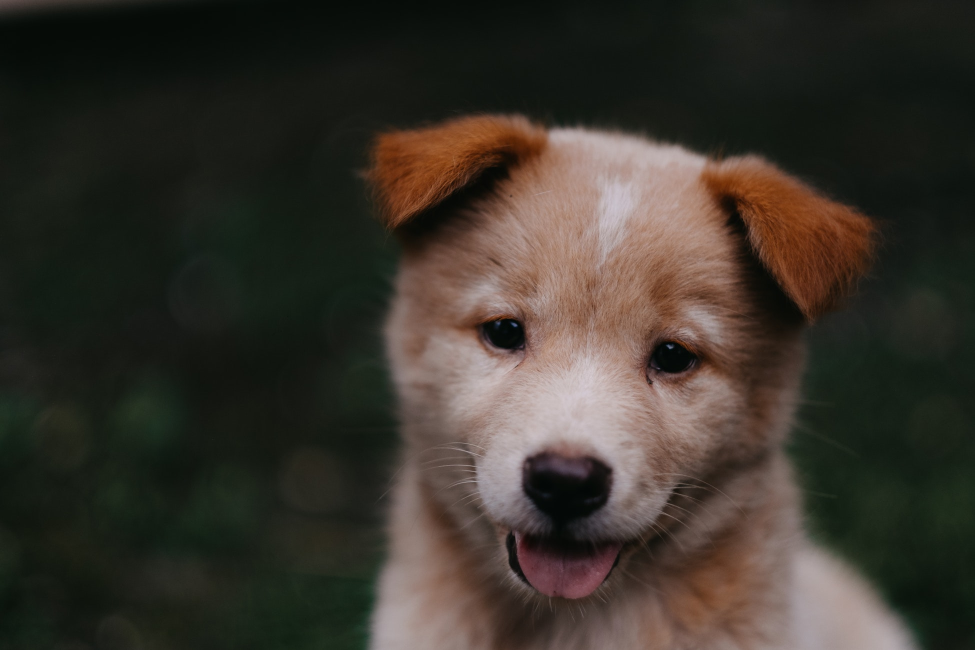
#> input picture DATA/00-puppy.jpg, 1950 x 1300 px (shown at 1/2 size); the run also reads 1 picture not shown here
$ jupyter execute --allow-errors '02 Image Basics with OpenCV.ipynb'   (shell and % lines are left out)
#> lines starting #> are read from the running program, lines starting #| are printed output that depends on the picture; after the words box and inside, x2 and y2 are one past the last pixel; in counts of white or black regions, pixels touching at a corner belong together
# IMAGE BASICS WITH OPENCV

[cell 1]
import numpy as np
import matplotlib.pyplot as plt

[cell 2]
import cv2

[cell 3]
img = cv2.imread('./DATA/00-puppy.jpg')
#> img is the input picture: shape (1300, 1950, 3); mean B, G, R 43.8, 51.8, 57.3

[cell 4]
type(img)

#### WARNING! Make sure to provide the correct path like we do in our notebooks! ALWAYS confirm that your file path is correct before posting a question on this.

[cell 5]
img = cv2.imread('wrong/path/doesnot/csdfkhjsgdgy.jpg')

[cell 6]
type(img)

------------

[cell 7]
img = cv2.imread('./DATA/00-puppy.jpg')

[cell 8]
type(img)

[cell 9]
img

[cell 10]
img.shape
#> Out = (1300, 1950, 3)

[cell 11]
plt.imshow(img)

The image has been correctly loaded by openCV as a numpy array, but the color of each pixel has been sorted as BGR.
Matplotlib's plot expects an RGB image so, for a correct display of the image, it is necessary to swap those channels.
This operation can be done either by using openCV conversion functions cv2.cvtColor() or by working directly with the numpy array.

[cell 12]
# MATPLOTLIB ---> R,G,B
# OPENCV ---> B, G, R

[cell 13]
fix_img = cv2.cvtColor(img,cv2.COLOR_BGR2RGB)

[cell 14]
plt.imshow(fix_img)

[cell 15]
img_gray = cv2.imread('./DATA/00-puppy.jpg', cv2.IMREAD_GRAYSCALE)
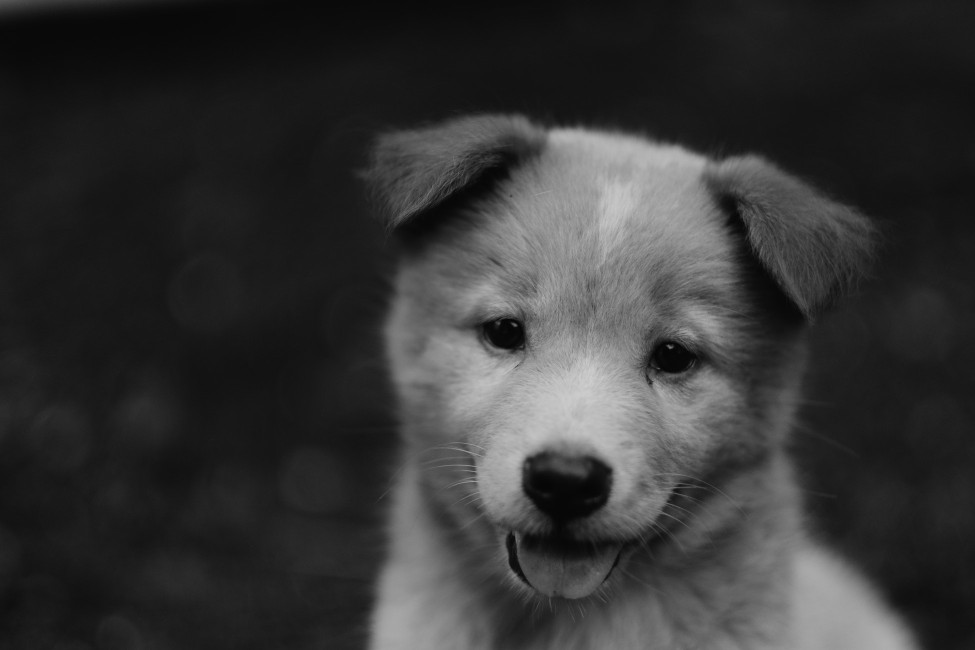
#> img_gray: shape (1300, 1950) (shown at 1/2 size); min 1, max 209, mean 52.6

[cell 16]
img_gray.shape
#> Out = (1300, 1950)

[cell 17]
img_gray

[cell 18]
img_gray.max()
#> Out = 209

[cell 19]
img_gray.min()
#> Out = 1

[cell 20]
plt.imshow(img_gray)

[cell 21]
plt.imshow(img_gray, cmap = 'gray')

[cell 22]
plt.imshow(img_gray, cmap = 'magma')

[cell 23]
img

[cell 24]
plt.imshow(fix_img)

### Resize Images

[cell 25]
fix_img.shape
#> Out = (1300, 1950, 3)

[cell 26]
new_img = cv2.resize(fix_img,(1000,400))

[cell 27]
plt.imshow(new_img)

#### By ratio

[cell 28]
w_ratio = 0.8
h_ratio = 0.2

[cell 29]
new_img = cv2.resize(fix_img, (0,0), fix_img, w_ratio, h_ratio)
#> new_img: shape (260, 1560, 3)

[cell 30]
plt.imshow(new_img)

[cell 31]
new_img.shape
#> Out = (260, 1560, 3)

[cell 32]
260*5

### Flipping Images

[cell 33]
new_img = cv2.flip(fix_img, 0)
#> new_img: shape (1300, 1950, 3)

[cell 34]
plt.imshow(new_img)

[cell 35]
new_img = cv2.flip(fix_img, 1)
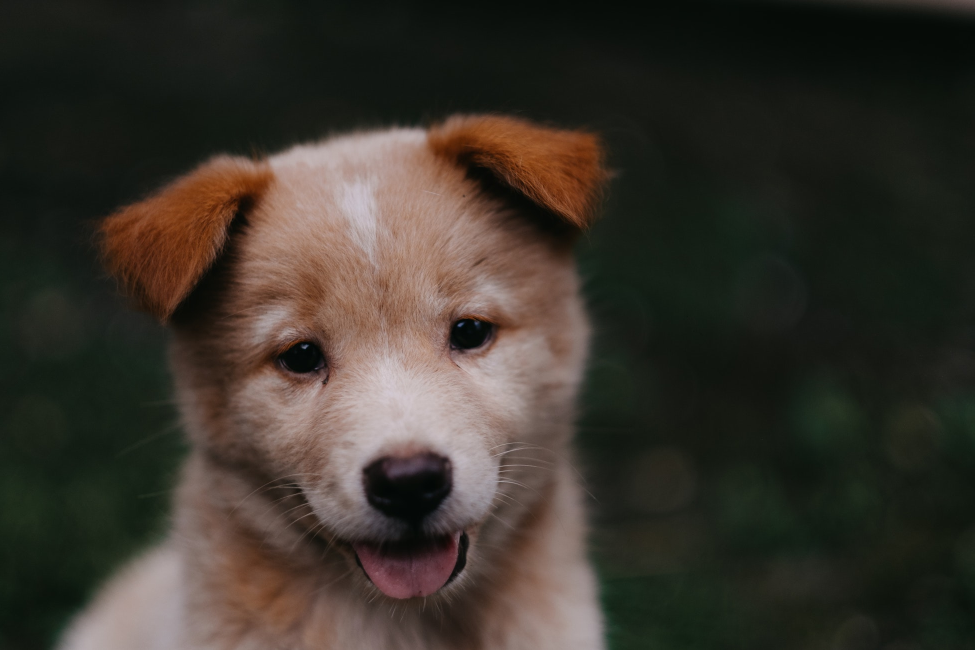
#> new_img: shape (1300, 1950, 3) (shown at 1/2 size); mean R, G, B 57.3, 51.8, 43.8

[cell 36]
plt.imshow(new_img)

[cell 37]
new_img = cv2.flip(fix_img, -1)
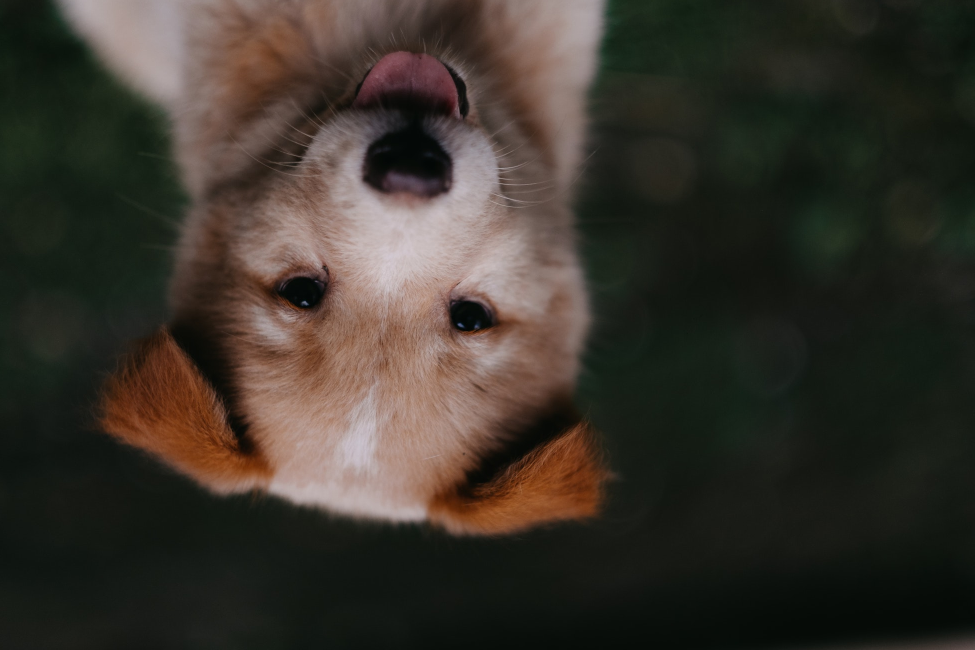
#> new_img: shape (1300, 1950, 3) (shown at 1/2 size); mean R, G, B 57.3, 51.8, 43.8

[cell 38]
plt.imshow(new_img)

------------

### Saving Image Files

[cell 39]
type(fix_img)

[cell 40]
cv2.imwrite('new.jpg', fix_img)
#> Out = True

### Larger Displays in the Notebook

[cell 41]
fig = plt.figure(figsize = (10,8))
ax = fig.add_subplot(111)
ax.imshow(fix_img)

[cell 42]
fig = plt.figure(figsize = (2,2))
ax = fig.add_subplot(111)
ax.imshow(fix_img)

----------------

## Opening Image files with OpenCV

OpenCV can open images in separate outside windows when you run a .py script. Keep in mind, at the moment, this often doesn't work with the iPython kernel in a Jupyter notebook for some complex reasons. (It's an open issue on the github page since solutions stil vary drastically depending on the user's OS).

Let's explore how we can use Open CV to open files in a separate window. Typically you would run these sort of commands as a script! So we've also included a .py script that goes along with this lecture.

[cell 43]
import cv2

img = cv2.imread('DATA/00-puppy.jpg')

cv2.imshow('Puppy', img)

cv2.waitKey()

[cell 44]
print('new')

[cell 45]
import cv2

img = cv2.imread('DATA/00-puppy.jpg')
new_img = cv2.resize(img, (0,0), img, 0.5, 0.5)
#> new_img: shape (650, 975, 3)

while True:
    cv2.imshow('Puppy', new_img)

    # If we've waited atleast 1 ms AND we've pressed Esc
    if cv2.waitKey(1) & 0xFF == 27:
#> (key Esc is pressed here)
        break


cv2.destroyAllWindows()

----------------------

## Drawing on Images

[cell 46]
import cv2
import numpy as np

import matplotlib.pyplot as plt

[cell 47]
blank_img = np.zeros(shape = (512, 512, 3), dtype = np.int16)

[cell 48]
blank_img.shape

[cell 49]
plt.imshow(blank_img)

-----
### Shapes
----

#### Rectangles

* img Image.
* pt1 Vertex of the rectangle.
* pt2 Vertex of the rectangle opposite to pt1 .
* color Rectangle color or brightness (grayscale image).
* thickness Thickness of lines that make up the rectangle. Negative values, like #FILLED,mean that the function has to draw a filled rectangle.
* lineType Type of the line. See #LineTypes
* shift Number of fractional bits in the point coordinates.

[cell 50]
cv2.rectangle(blank_img, pt1 = (384,10), pt2 = (500,150), color = (0,255,0), thickness = 10)

[cell 51]
plt.imshow(blank_img)

[cell 52]
cv2.rectangle(blank_img, pt1 = (200,200), pt2 = (300,300), color = (0,0,255), thickness = 10)
#> blank_img: shape (512, 512, 3) int16; mean of channels 0, 1, 2 0, 5.4, 4.2

Let's practice by drawing a blue rectangle in the middle of the image.

[cell 53]
plt.imshow(blank_img)

#### Circles

[cell 54]
cv2.circle(img=blank_img, center = (100,100), radius = 50, color = (255,0,0), thickness = 8)
#> blank_img: shape (512, 512, 3) int16; mean of channels 0, 1, 2 2.7, 5.4, 4.2

[cell 55]
plt.imshow(blank_img)

#### Filled In

[cell 56]
cv2.circle(img=blank_img, center = (400,400), radius = 50, color = (255,255,0), thickness = -1)
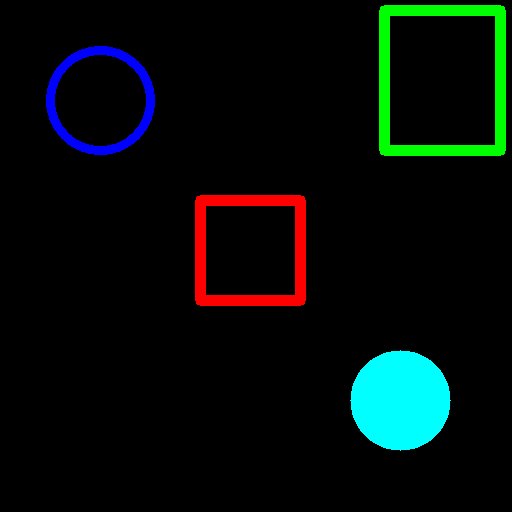
#> blank_img: shape (512, 512, 3) int16; mean of channels 0, 1, 2 10.4, 13.1, 4.2; drawn as B, G, R
plt.imshow(blank_img)

[cell 57]
cv2.circle(img=blank_img, center=(400,400), radius=50, color=(255,255,0), thickness=-1)

#### Lines

[cell 58]
cv2.line(blank_img, pt1 = (0,0), pt2 = (512,512), color = (102, 255, 255), thickness = 5)
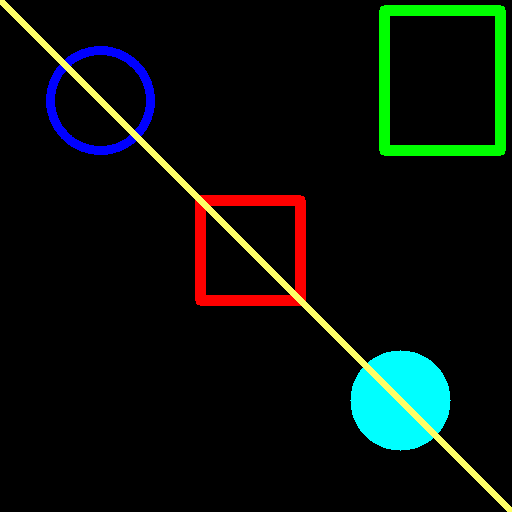
#> blank_img: shape (512, 512, 3) int16; 1.75% of pixels changed, all inside (x1, y1, x2, y2) = (0, 0, 512, 512); drawn as B, G, R

[cell 59]
plt.imshow(blank_img)

#### Text

[cell 60]
font = cv2.FONT_HERSHEY_SIMPLEX
cv2.putText(blank_img,text = 'Hello, I am Ansh', org = (10,500), fontFace = font, fontScale = 2, color = (255, 255, 255),
           thickness = 3, lineType = cv2.LINE_AA)
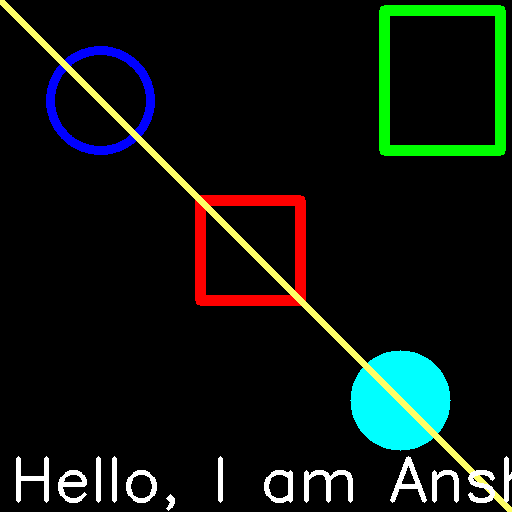
#> blank_img: shape (512, 512, 3) int16; 1.86% of pixels changed, all inside (x1, y1, x2, y2) = (16, 456, 512, 511); drawn as B, G, R
plt.imshow(blank_img)

#### Polygons

To draw a polygon, first you need coordinates of vertices. Make those points into an array of shape ROWSx1x2 where ROWS are number of vertices and it should be of type int32.

[cell 61]
new_blank_img = np.zeros(shape = (512, 512, 3), dtype = np.int32)

[cell 62]
plt.imshow(new_blank_img)

[cell 63]
vert = np.array([[100,300], [200,200], [400,300], [200,400]], dtype = np.int32)

[cell 64]
vert

[cell 65]
vert.shape

[cell 66]
pts = vert.reshape((-1,1,2))

[cell 67]
vert.shape

[cell 68]
pts.shape

[cell 69]
pts

[cell 70]
cv2.polylines(new_blank_img, [pts], isClosed = True, color = (255,0,0), thickness = 5)

[cell 71]
plt.imshow(new_blank_img)
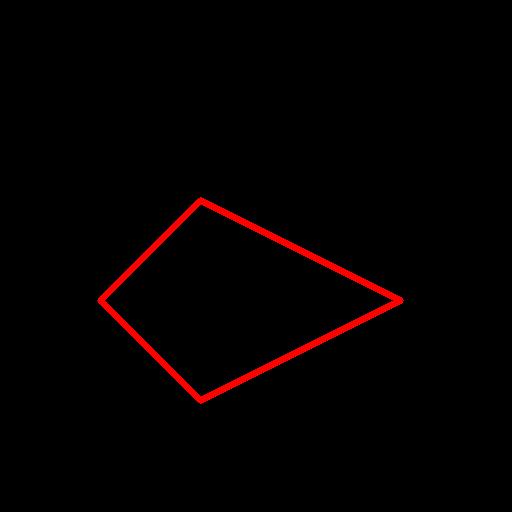
#> shown: shape (512, 512, 3); mean R, G, B 4.7, 0, 0

## Drawing with the mouse

## NOTE: THESE SHOULD ALL BE RUN AS A .py SCRIPT. View video for full details.

### SCRIPT 1: Connecting a Function for Drawing
##### Connecting Callback Functions

[cell 72]
import cv2
import numpy as np

#################
###  FUNCTION ###
#################

# Create a function based on a CV2 Event (Left button click)
def draw_circle(event, x, y, flags, param):
    #pass
    if event == cv2.EVENT_LBUTTONDOWN:
        cv2.circle(img,(x,y), 100, (0,255,0), -1)

# This names the window so we can reference it
cv2.namedWindow(winname = 'my_drawing')
# Connects the mouse button to our callback function
cv2.setMouseCallback('my_drawing', draw_circle)

###############################
## SHOWING IMAGE WITH OPENCV ##
###############################

# Create a black image
img = np.zeros((512,512,3))

while True:
    # Shows the image window
    cv2.imshow('my_drawing', img)
    # EXPLANATION FOR THIS LINE OF CODE:
    # https://stackoverflow.com/questions/35372700/whats-0xff-for-in-cv2-waitkey1/39201163
    if cv2.waitKey(20) & 0xFF == 27:
#> (key Esc is pressed here)
        break;

# Once script is done, its usually good practice to call this line
# It closes all windows (just in case you have multiple windows called)
cv2.destroyAllWindows()

### SCRIPT 2: Adding Functionality with Event Choices
##### Adding Functionality through Event Choices

[cell 73]
import cv2
import numpy as np

#################
###  FUNCTION ###
#################

# Create a function based on a CV2 Event (Left button click)
def draw_circle(event, x, y, flags, param):
    #pass
    if event == cv2.EVENT_LBUTTONDOWN:
        cv2.circle(img,(x,y), 100, (0,255,0), -1)

    elif event == cv2.EVENT_RBUTTONDOWN:
        cv2.circle(img,(x,y), 100, (0,0,255), -1)

# This names the window so we can reference it
cv2.namedWindow(winname = 'my_drawing')
# Connects the mouse button to our callback function
cv2.setMouseCallback('my_drawing', draw_circle)

###############################
## SHOWING IMAGE WITH OPENCV ##
###############################

# Create a black image
img = np.zeros((512,512,3))

while True:
    # Shows the image window
    cv2.imshow('my_drawing', img)
    # EXPLANATION FOR THIS LINE OF CODE:
    # https://stackoverflow.com/questions/35372700/whats-0xff-for-in-cv2-waitkey1/39201163
    if cv2.waitKey(20) & 0xFF == 27:
#> (key Esc is pressed here)
        break;
# Once script is done, its usually good practice to call this line
# It closes all windows (just in case you have multiple windows called)
cv2.destroyAllWindows()

### SCRIPT 3: Dragging with Mouse
##### Dragging the mouse for functionality

[cell 74]
import cv2
import numpy as np

#################
### VARIABLES ###
#################

# True while mouse button down, False while mouse button up
# Create a function based on a CV2 Event (Left button click)
drawing = False
ix, iy = -1,-1


#################
###  FUNCTION ###
#################

# Create a function based on a CV2 Event (Left button click)
def draw_rectange(event, x, y, flags, params):
    #pass
    global ix, iy, drawing

    if event == cv2.EVENT_LBUTTONDOWN:
        # When you click DOWN with left mouse button drawing is set to True
        drawing= True
        # Then we take note of where that mouse was located
        ix, iy = x, y

    elif event == cv2.EVENT_MOUSEMOVE:
        # Now the mouse is moving
        if drawing == True:
            # If drawing is True, it means you've already clicked on the left mouse button
            # We draw a rectangle from the previous position to the x,y where the mouse is
            cv2.rectangle(img,(ix,iy),(x,y),(0, 200, 0),-1)

    elif event == cv2.EVENT_LBUTTONUP:
        # Once you lift the mouse button, drawing is False
        drawing = False
        # we complete the rectangle.
        cv2.rectangle(img,(ix,iy),(x,y),(0, 200, 0),-1)


###############################
## SHOWING IMAGE WITH OPENCV ##
###############################

# Create a black image
img = np.zeros((512,512,3))

# This names the window so we can reference it
cv2.namedWindow(winname = 'drawing1')
# Connects the mouse button to our callback function
cv2.setMouseCallback('drawing1', draw_rectange)

while True:
    # Shows the image window
    cv2.imshow('drawing1', img)
    # EXPLANATION FOR THIS LINE OF CODE:
    # https://stackoverflow.com/questions/35372700/whats-0xff-for-in-cv2-waitkey1/39201163
    if cv2.waitKey(20) & 0xFF == 27:
#> (key Esc is pressed here)
        break;
# Once script is done, its usually good practice to call this line
# It closes all windows (just in case you have multiple windows called)
cv2.destroyAllWindows()

----------
----------

## Image Basics With OPENCV Assessment and Solutions

----------
#### TASK: Open the *dog_backpack.jpg* image from the DATA folder and display it in the notebook. Make sure to correct for the RGB order.

[cell 75]
import numpy as np
import cv2

import matplotlib.pyplot as plt

[cell 76]
img = cv2.imread('./DATA/dog_backpack.jpg')
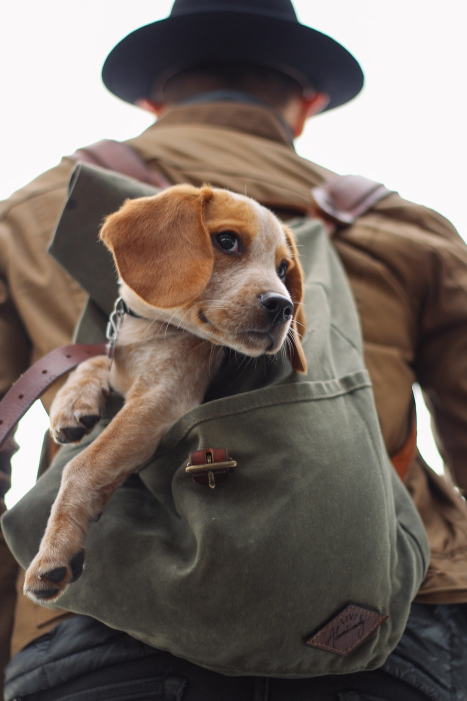
#> input picture DATA/dog_backpack.jpg, 934 x 1401 px (shown at 1/2 size)
#> img is the input picture: shape (1401, 934, 3); mean B, G, R 99.5, 106.7, 118.1

[cell 77]
type(img)

[cell 78]
plt.imshow(img)

[cell 79]
fix_img = cv2.cvtColor(img,cv2.COLOR_BGR2RGB)
#> fix_img: shape (1401, 934, 3)
plt.imshow(fix_img)

#### TASK: Flip the image upside down and display it in the notebook.

[cell 80]
new_img = cv2.flip(fix_img, 0)
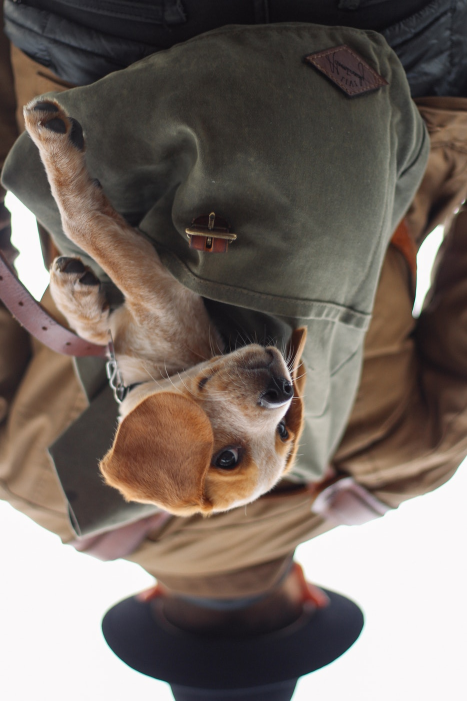
#> new_img: shape (1401, 934, 3) (shown at 1/2 size); mean R, G, B 118.1, 106.7, 99.5
plt.imshow(new_img)

#### TASK: Draw an empty RED rectangle around the dogs face and display the image in the notebook.

[cell 81]
fix_img = cv2.cvtColor(img,cv2.COLOR_BGR2RGB)
cv2.rectangle(fix_img, pt1 = (250,370), pt2 = (600,700), color = (255,0,0), thickness =10)
plt.imshow(fix_img)

#### TASK: Draw a BLUE TRIANGLE in the middle of the image. The size and angle is up to you, but it should be a triangle (three sides) in any orientation.

[cell 82]
vert = np.array([[450,325], [250, 700], [650,700]], np.int32)
fix_img = cv2.cvtColor(img,cv2.COLOR_BGR2RGB)
pts = vert.reshape((-1,1,2))
cv2.polylines(fix_img, [pts], isClosed = True, color = (0,0,255), thickness = 5)
plt.imshow(fix_img)

### BONUS TASK. Can you figure our how to fill in this triangle? It requires a different function that we didn't show in the lecture! See if you can use google search to find it.

[CLICK FOR A DIRECT LINK TO THE HINT](https://docs.opencv.org/3.0-beta/modules/imgproc/doc/drawing_functions.html#fillpoly)

[cell 83]
fix_img = cv2.cvtColor(img,cv2.COLOR_BGR2RGB)

cv2.fillPoly(fix_img, [pts], color = (0, 200, 0))
plt.imshow(fix_img)

#### TASK: (NOTE: YOU WILL NEED TO RUN THIS AS A SCRIPT). Create a script that opens the picture and allows you to draw empty red circles whever you click the RIGHT MOUSE BUTTON DOWN.

[cell 84]
import cv2
import numpy as np

#################
###  FUNCTION ###
#################

def create_circle(event, x, y, flags, param):
    #pass
    if event == cv2.EVENT_RBUTTONDOWN:
        cv2.circle(img,(x,y), 80, (100,100,0), 4)


###############################
## SHOWING IMAGE WITH OPENCV ##
###############################

img = cv2.imread("DATA/dog_backpack.png")
img = cv2.resize(img, (0,0), img, 0.5, 0.5)
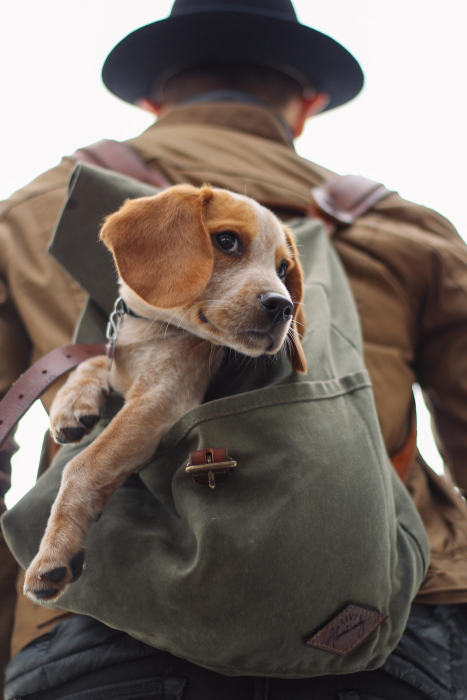
#> img: shape (700, 467, 3); mean B, G, R 99.7, 106.8, 118.2

cv2.namedWindow(winname = 'Dog')
cv2.setMouseCallback('Dog', create_circle)

#> (the rest of this cell did not finish here and is left out)
